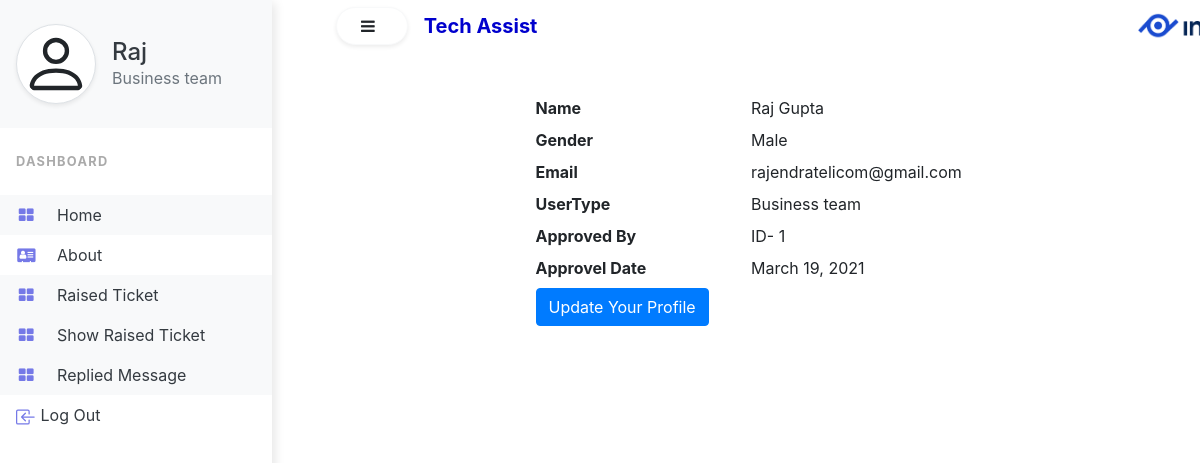
The app's page /businessprofile/ (signed in) with its own data.
### Help/models.py (models this page shows, shortened)
class UserModel(models.Model):
    first_name = models.CharField(max_length=100)
    mid_name = models.CharField(max_length=100, blank=True)
    last_name = models.CharField(max_length=100)
    gender = models.CharField(max_length=10)
    email = models.EmailField(max_length=100, unique=True)
    user_type = models.CharField(max_length=100, choices=USERTYPE)
    password = models.CharField(max_length=100, default=None)
    approved_by = models.CharField(max_length=100, null=True, blank=True)
    approved_date = models.DateField(auto_now=False, auto_now_add=False, null=True, blank=True )
    revoked_by = models.IntegerField(max_length=3, null=True, blank=True)
    revoke_date = models.DateField(auto_now=False, auto_now_add=False, null=True, blank=True)

### Help/views.py (the view)
# urls.py: path('businessprofile/', businessprofile),
def businessprofile(request):
    if request.session.get('name', 'None') == 'None':
        return redirect('/login/')
    if request.session['user_type'] != 'Business team':
        return redirect('/logout/')
    name = request.session.get('name')
    ut = request.session['user_type']
    userdata = UserModel.objects.get(id=request.session['id'])
    return render(request, 'businessprofile.html', {'userdata': userdata, 'data': name, 'ut':ut})

### Help/templates/businessprofile.html (shortened to what this page needs)
{% extends 'index.html' %}
{% block sidenavbar %}
<div class="vertical-nav bg-white" id="sidebar">
  <div class="py-4 px-3 mb-4 bg-light">
    <div class="media d-flex align-items-center">
      <div class="media-body">
        <a href="/businessprofile/" class="text-dark"><h4 class="m-0">{{ data }}</h4></a>
        <p class="font-weight-normal text-muted mb-0">{{ut}}</p>
      </div>
    </div>
  </div>
  <p class="text-gray font-weight-bold text-uppercase px-3 small pb-4 mb-0">Dashboard</p>
  <ul class="nav flex-column bg-white mb-0">
    <li class="nav-item">
      <a href="/" class="nav-link text-dark bg-light">
                <i class="fa fa-th-large mr-3 text-primary fa-fw"></i>
                home
            </a>
    </li>
    <li class="nav-item">
      <a href="#" class="nav-link text-dark">
                <i class="fa fa-address-card mr-3 text-primary fa-fw"></i>
                about
            </a>
    </li>
       <li class="nav-item">
      <a href="/ticketraise/" class="nav-link text-dark bg-light">
                <i class="fa fa-th-large mr-3 text-primary fa-fw"></i>
                Raised Ticket
            </a>
    </li>
      <li class="nav-item">
      <a href="/showraiseticket/" class="nav-link text-dark bg-light">
                <i class="fa fa-th-large mr-3 text-primary fa-fw"></i>
                Show Raised Ticket
            </a>
    </li>
      <li class="nav-item">
      <a href="/repliedmsg/" class="nav-link text-dark bg-light">
                <i class="fa fa-th-large mr-3 text-primary fa-fw"></i>
                Replied Message
            </a>
    </li>
    <li class="nav-item">
      <a href="/logout/" class="nav-link text-dark">
                Log Out
            </a>
    </li>
  </ul>
</div>
{% endblock sidenavbar %}
{% block item %}
<div class="row">
    <div class="col-md-3"></div>
    <div class="col-md-6">
        <div class="row">
            <div class="col-md-6">
                <strong>Name</strong>
            </div>
            <div class="col-md-6">
                <label>{{ userdata.first_name }} {{ userdata.mid_name }}{{ userdata.last_name }}</label>
            </div>
        </div>
            <div class="row">
                <div class="col-md-6">
                    <strong>Gender</strong>
                </div>
                <div class="col-md-6">
                    <label>{{ userdata.gender }}</label>
                </div>
            </div>
            <div class="row">
                <div class="col-md-6">
                    <strong>Email</strong>
                </div>
                <div class="col-md-6">
                    <label>{{ userdata.email }}</label>
                </div>
            </div>
        <div class="row">
                <div class="col-md-6">
                    <strong>UserType</strong>
                </div>
                <div class="col-md-6">
                    <label>{{ userdata.user_type }}</label>
                </div>
            </div>
        <div class="row">
                <div class="col-md-6">
                    <strong>Approved By</strong>
                </div>
                <div class="col-md-6">
                    <label>ID- {{ userdata.approved_by }}</label>
                </div>
            </div>
        <div class="row">
                <div class="col-md-6">
                    <strong>Approvel Date</strong>
                </div>
                <div class="col-md-6">
                    <label>{{ userdata.approved_date }}</label>
                </div>
            </div>
        <div class="row">
                <div class="col-md-10">
                    <a class="btn btn-primary" href="#">Update Your Profile</a>
                </div>
            </div>
    </div>
    </div>
{% endblock item %}

### Help/static/Help/css/index.css (style rules this page uses)
body { min-height: 100vh; overflow-x: hidden; }
.vertical-nav { min-width: 17rem; width: 17rem; height: 100vh; position: fixed; top: 0; left: 0; box-shadow: 3px 3px 10px rgba(0, 0, 0, 0.1); transition: all 0.4s; }
.text-uppercase { letter-spacing: 0.1em; }
.text-gray { color: #aaa; }
.nav-link { text-transform: capitalize; }
.text-primary { color:#7579e7 !important; }

### records on screen
UserModel: first_name "Raj", user_type "Business team", last_name "Gupta", gender "Male", email "rajendratelicom@gmail.com", approved_by "1", approved_date "March 19, 2021"
